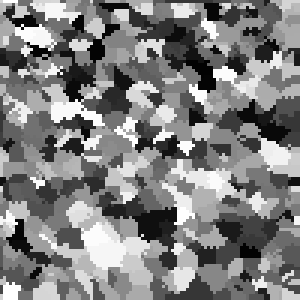
#> input picture image1.png, 100 x 100 px, given in place of image.png, which was not available (shown 3 times larger)
$ python from_image.py
#> lines starting #> are read from the running program, lines starting #| are printed output that depends on the picture; after the words box and inside, x2 and y2 are one past the last pixel; in counts of white or black regions, pixels touching at a corner belong together; pictures that were not available may be replaced by others from this repository, and a replacement may not be noted
import os
import shutil

import numpy as np
from matplotlib import image as mpim
from matplotlib import pyplot as plt

import microstructpy as msp


# Read in image
def generateMesh(meshType):
#> called with meshType = 'Tri'
    image_basename = 'image.png'
    image_path = os.path.dirname(__file__)
    image_filename = os.path.join(image_path, image_basename)
    image = mpim.imread(image_filename)
#> image is the input picture: shape (100, 100, 3) float32; min 0.00784, max 1, mean 0.503
    im_brightness = image[:, :, 0]

    # Bin the pixels
    #br_bins = [0.00, 0.25, 0.50, 0.75, 1.00]
    br_bins = [0.00, 0.1, 0.2, 0.3, 0.4, 0.5, 0.6, 0.7, 0.8, 0.9, 1]

    bin_nums = np.zeros_like(im_brightness, dtype='int')
    for i in range(len(br_bins) - 1):
        lb = br_bins[i]
        ub = br_bins[i + 1]
        mask = np.logical_and(im_brightness >= lb, im_brightness <= ub)
        bin_nums[mask] = i
#> this loop made 10 passes
#> pass 1, in generateMesh, `mask = np.logical_and(im_brightness >= lb, im_brightness <= ub)`:
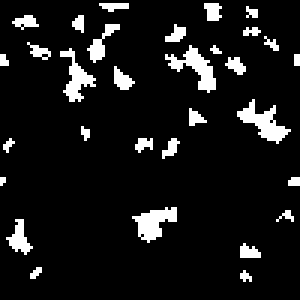
#> mask: shape (100, 100) bool (shown 3 times larger); 9% white; 31 white regions (14 under 20 px), largest, box (x1, y1, x2, y2) and area: (79, 33, 97, 48) 105, (55, 15, 72, 31) 102, (44, 69, 59, 81) 95
#> pass 2, in generateMesh, `mask = np.logical_and(im_brightness >= lb, im_brightness <= ub)`:
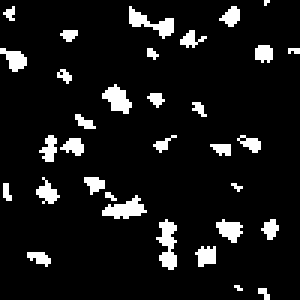
#> mask: shape (100, 100) bool (shown 3 times larger); 8.6% white; 33 white regions (15 under 20 px), largest, box (x1, y1, x2, y2) and area: (52, 73, 59, 90) 71, (43, 2, 58, 13) 64, (34, 65, 49, 73) 64
#> pass 3, in generateMesh, `mask = np.logical_and(im_brightness >= lb, im_brightness <= ub)`:
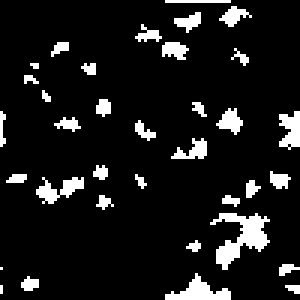
#> mask: shape (100, 100) bool (shown 3 times larger); 10% white; 35 white regions (19 under 20 px), largest, box (x1, y1, x2, y2) and area: (70, 71, 90, 90) 166, (55, 91, 77, 100) 90, (12, 59, 28, 68) 70
#> after the loop:
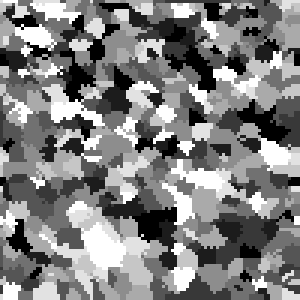
#> bin_nums: shape (100, 100) int64 (shown 3 times larger); min 0, max 9, mean 4.53; drawn with min black and max white

    # Define the phases
    #phases = [{'color': c, 'material_type': 'amorphous'} for c in ('C0', 'C1', 'C2', 'C3')]
    phases = [{'color': c, 'material_type': 'amorphous'} for c in ('C0', 'C1', 'C2', 'C3', 'C4', 'C5', 'C6', 'C7', 'C8', 'C8', 'C9')]

    # Create the polygon mesh
    m, n = bin_nums.shape
#> m = 100; n = 100
    x = np.arange(n + 1).astype('float')
#> x = 101 values from 0 to 100
    y = m + 1 - np.arange(m + 1).astype('float')
    xx, yy = np.meshgrid(x, y)
    pts = np.array([xx.flatten(), yy.flatten()]).T
    kps = np.arange(len(pts)).reshape(xx.shape)

    n_facets = 2 * (m + m * n + n)
#> n_facets = 20400
    n_regions = m * n
#> n_regions = 10000
    facets = np.full((n_facets, 2), -1)
    regions = np.full((n_regions, 4), 0)
    region_phases = np.full(n_regions, 0)
#> region_phases = 10000 values from 0 to 0

    facet_top = np.full((m, n), -1, dtype='int')
    facet_bottom = np.full((m, n), -1, dtype='int')
    facet_left = np.full((m, n), -1, dtype='int')
    facet_right = np.full((m, n), -1, dtype='int')

    k_facets = 0
    k_regions = 0
    for i in range(m):
        for j in range(n):
            kp_top_left = kps[i, j]
            kp_bottom_left = kps[i + 1, j]
            kp_top_right = kps[i, j + 1]
            kp_bottom_right = kps[i + 1, j + 1]

            # left facet
            if facet_left[i, j] < 0:
                fnum_left = k_facets
                facets[fnum_left] = (kp_top_left, kp_bottom_left)
                k_facets += 1

                if j > 0:
                    facet_right[i, j - 1] = fnum_left
            else:
                fnum_left = facet_left[i, j]

            # right facet
            if facet_right[i, j] < 0:
                fnum_right = k_facets
                facets[fnum_right] = (kp_top_right, kp_bottom_right)
                k_facets += 1

                if j + 1 < n:
                    facet_left[i, j + 1] = fnum_right
            else:
                fnum_right = facet_right[i, j]

            # top facet
            if facet_top[i, j] < 0:
                fnum_top = k_facets
                facets[fnum_top] = (kp_top_left, kp_top_right)
                k_facets += 1

                if i > 0:
                    facet_bottom[i - 1, j] = fnum_top
            else:
                fnum_top = facet_top[i, j]

            # bottom facet
            if facet_bottom[i, j] < 0:
                fnum_bottom = k_facets
                facets[fnum_bottom] = (kp_bottom_left, kp_bottom_right)
                k_facets += 1

                if i + 1 < m:
                    facet_top[i + 1, j] = fnum_bottom
            else:
                fnum_bottom = facet_bottom[i, j]

            # region
            region = (fnum_top, fnum_left, fnum_bottom, fnum_right)
            regions[k_regions] = region
            region_phases[k_regions] = bin_nums[i, j]
            k_regions += 1
#> facet_bottom: shape (100, 100) int64; every value is -1
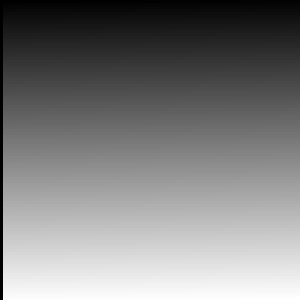
#> facet_left: shape (100, 100) int64 (shown 3 times larger); min -1, max 20196, mean 10046.5; drawn with min black and max white
#> after the loop, facets = 20400 pairs, first value -1 to 10199, second value -1 to 10200; k_facets = 20200; k_regions = 10000; region_phases = 10000 values, max 9 at index 1, min 0 at index 133, mean 4.53


    pmesh = msp.meshing.PolyMesh(pts, facets, regions,
                                 seed_numbers=range(n_regions),
                                 phase_numbers=region_phases)


    if(meshType == "Tri"):
        tmesh = msp.meshing.TriMesh.from_polymesh(pmesh, phases=phases, min_angle=30)
        tmesh.write("outputStructure", "abaqus", polymesh=pmesh)
    elif(meshType == "Poly"):
        tmesh = msp.meshing.RasterMesh.from_polymesh(pmesh, 1, phases=phases)
        tmesh.write("outputStructure", "abaqus", polymesh=pmesh)

    # Plot triangle mesh
    fig = plt.figure()
    ax = plt.Axes(fig, [0., 0., 1., 1.])
    ax.set_axis_off()
    ax.get_xaxis().set_visible(False)
    ax.get_yaxis().set_visible(False)
    fig.add_axes(ax)

    fcs = [phases[region_phases[r]]['color'] for r in tmesh.element_attributes]
    #PLOT MESH
    tmesh.plot(facecolors=fcs, edgecolors='k', lw=0.2)


    plt.axis('square')
    plt.xlim(x.min(), x.max())
    plt.ylim(y.min(), y.max())
    plt.axis('off')

    # Save plot and copy input file
    plot_basename = 'from_image/trimesh.png'
    file_dir = os.path.dirname(os.path.realpath(__file__))
    filename = os.path.join(file_dir, plot_basename)
    dirs = os.path.dirname(filename)
    if not os.path.exists(dirs):
        os.makedirs(dirs)
    plt.savefig(filename, bbox_inches='tight', pad_inches=0)

    shutil.copy(image_filename, dirs)

generateMesh("Tri")
#> (the call stopped at in generateMesh, `pmesh = msp.meshing.PolyMesh(pts, facets, regions, seed_numbers=range(..`: microstructpy is not available in this run)
